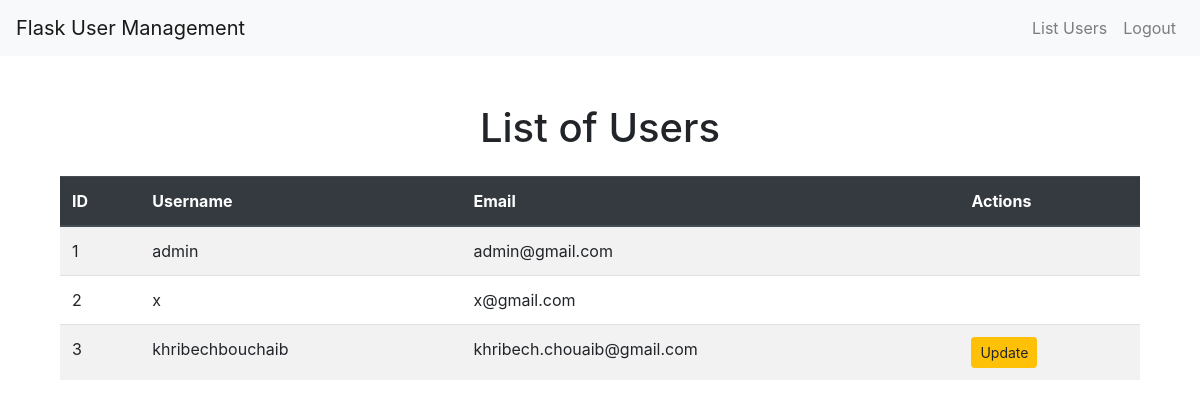
/list_users (signed in), run on an earlier commit of the app's database.
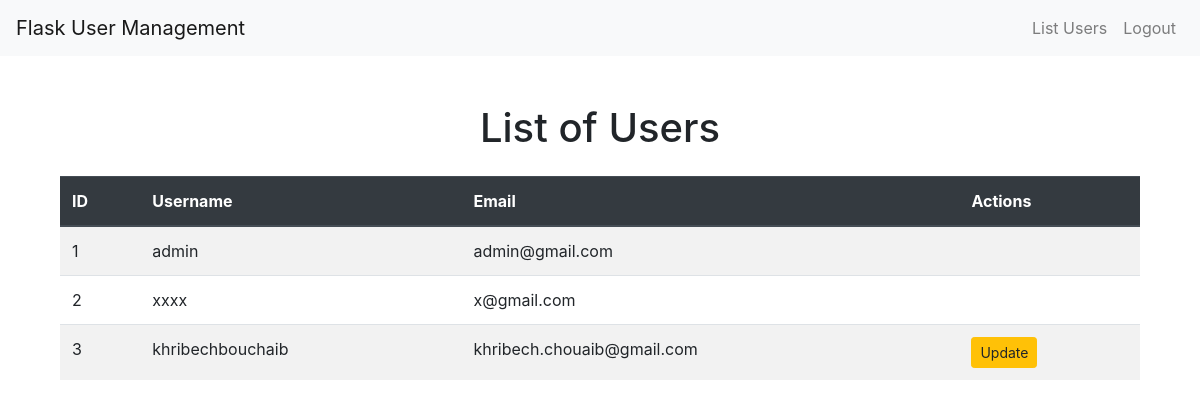
And on a later commit of the database.
### app/models.py (models this page shows, shortened)
class User(db.Model, UserMixin):
    id = db.Column(db.Integer, primary_key=True)
    username = db.Column(db.String(100), unique=True, nullable=False)
    email = db.Column(db.String(120), unique=True, nullable=False)
    password = db.Column(db.String(200), nullable=False)
    role = db.Column(db.String(10), nullable=False, default='user')  # 'user' or 'admin'

### app/routes.py (the view)
@app.route('/list_users')
@login_required
def list_users():
    users = User.query.all()
    return render_template('list_users.html', users=users)

### app/__init__.py (called while the page is built)
@login_manager.user_loader
def load_user(user_id):
    return User.query.get(int(user_id))

### app/templates/list_users.html (shortened to what this page needs)
{% extends 'base.html' %}
{% block content %}
<div class="container mt-5">
    <h1 class="text-center">List of Users</h1>
    <table class="table table-striped mt-4">
        <thead class="thead-dark">
            <tr>
                <th>ID</th>
                <th>Username</th>
                <th>Email</th>
                <th>Actions</th>
            </tr>
        </thead>
        <tbody>
            {% for user in users %}
            <tr>
                <td>{{ user.id }}</td>
                <td>{{ user.username }}</td>
                <td>{{ user.email }}</td>
                <td>
                    {% if current_user.role == 'admin' or current_user.id == user.id %}
                    <a href="{{ url_for('update_user', id=user.id) }}" class="btn btn-warning btn-sm">Update</a>
                    {% endif %}
                </td>
            </tr>
            {% else %}
            <tr>
                <td colspan="4" class="text-center">No users found</td>
            </tr>
            {% endfor %}
        </tbody>
    </table>
</div>
{% endblock %}

What changed in the data, as far as the page shows it:
changed User "x@gmail.com": username "x" → "xxxx"
